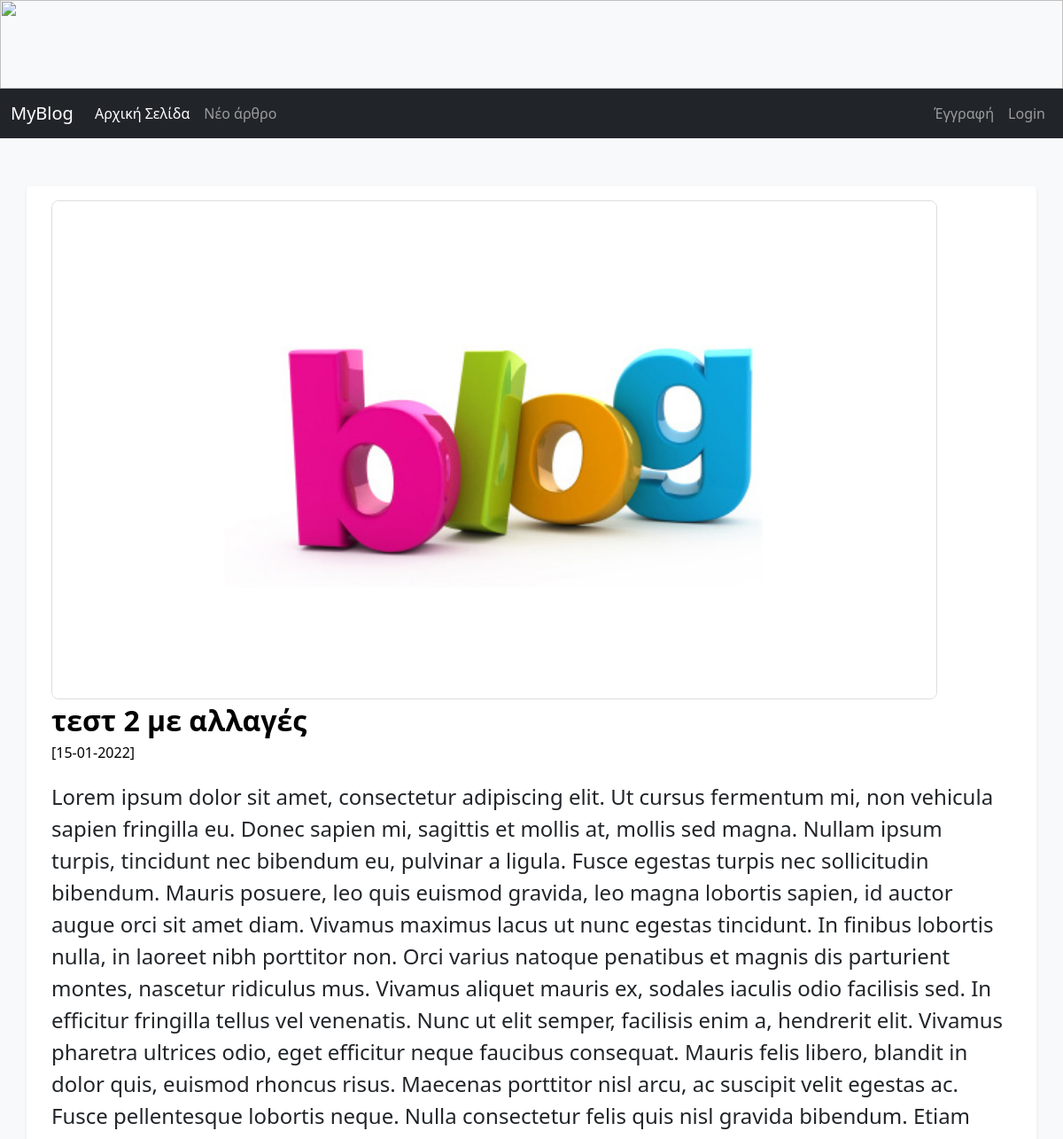
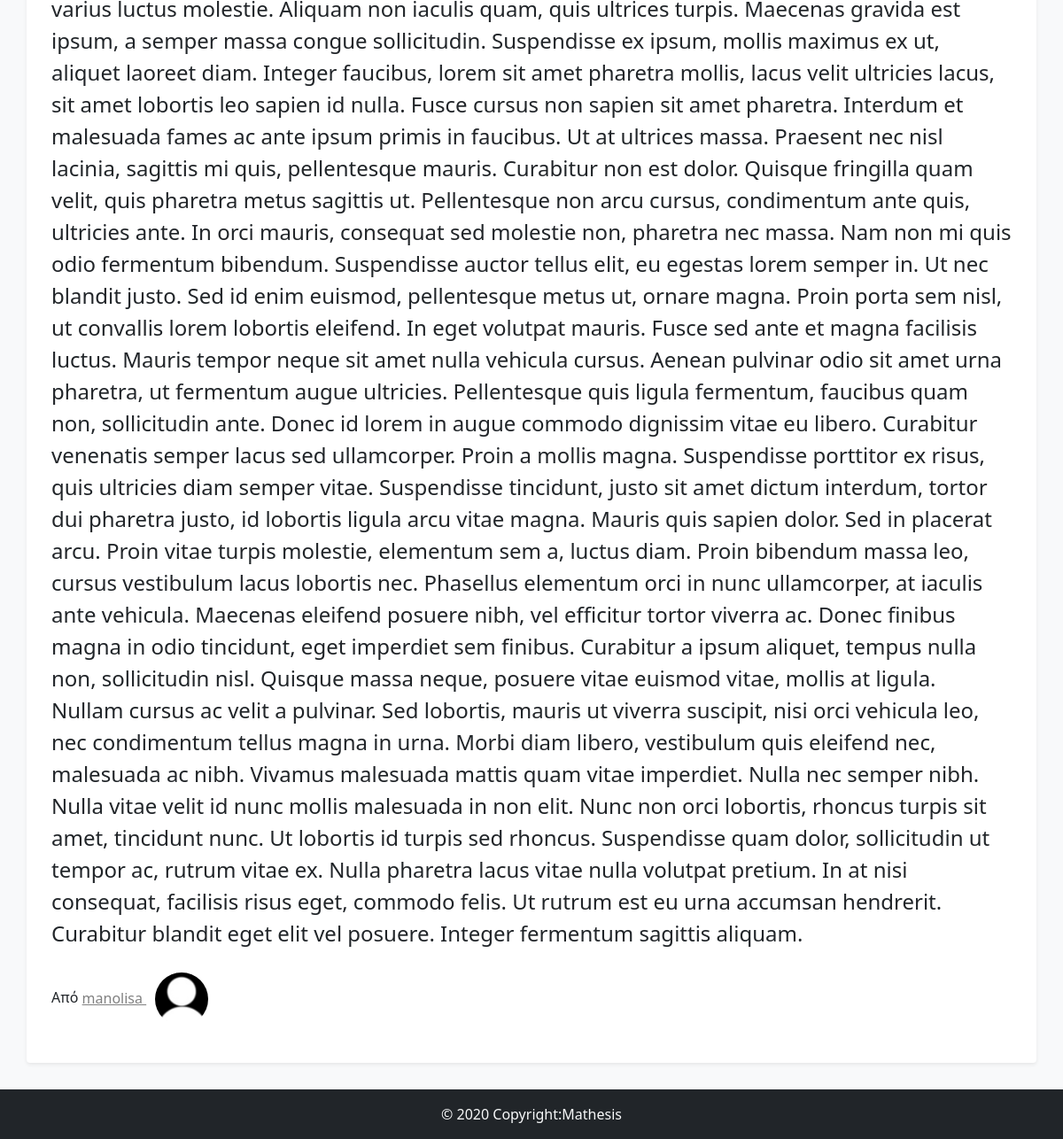
/full_article/2, run on the app's committed database (2 pictures, top to bottom).
### FlaskBlogApp/models.py (models this page shows, shortened)
class Article(db.Model):
    id = db.Column(db.Integer, primary_key=True)
    article_title = db.Column(db.String(50), unique=True, nullable=False)
    article_body = db.Column(db.Text(), nullable=False)
    article_image = db.Column(db.String(30), default='default_article_image.jpg')
    date_created = db.Column(db.DateTime, default=datetime.utcnow) #χωρίς παρενθέσεις στη default τιμη δίνουμε τρόπο υπολογισμού utcnow (σταθερή ώρα)
    user_id= db.Column(db.Integer, db.ForeignKey('user.id'), nullable=False ) #user.id αφορά τον πίνακα user

class User(db.Model,UserMixin):
    id = db.Column(db.Integer, primary_key=True)
    username = db.Column(db.String(15), unique=True, nullable=False)
    email = db.Column(db.String(150), unique=True, nullable=False)
    password = db.Column(db.String(36), nullable=False)
    profile_image = db.Column(db.String(30),default='default_profile_image.jpg')
    articles = db.relationship('Article', backref='author', lazy=True)

### FlaskBlogApp/routes.py (the view)
@app.route("/full_article/<int:article_id>", methods=["GET"])
def full_article(article_id):
    article=Article.query.get_or_404(article_id)
    return render_template("full_article.html", article=article)

### FlaskBlogApp/templates/full_article.html (shortened to what this page needs)
{%extends "base.html"%}
{% block content %}
<main role="main" class="container">
{% if article %}
<div class="row my-3 p-3 bg-body rounded shadow-sm">
    <div class="col col-md-12">
       {% if article.article_image and article.article_image !=
          'default_article_image.jpg' %}
          <img src="{{ url_for('static', filename='images/articles_images/'+article.article_image) }}" alt="" class="img-responsive a_image" width="1000px" height="auto">
       {%else%}
       <img src="{{ url_for('static', filename='images/articles_images/default_article_image.jpg') }}" alt="" class="img-responsive a_image" width="1000px" height="auto">
       {% endif %}
    </div>
       <div class="col col-md-12">
          <div class="main-article-title">
             {{ article.article_title | safe }}
          </div>
          <small class="article_date">[{{ article.date_created.strftime('%d-%m-%Y') }}]</small>
          <p class="main-article-partial-text">
             {{ article.article_body | safe }}
          </p>
          <p class="">Από
             <span>
             <a class="author-name" href="{{url_for('articles_by_author',author_id=article.author.id)}}"> {{ article.author.username }}
                <img class="rounded-circle profile-image" alt="{{ article.author.username }}" src="{{ url_for('static', filename='images/profiles_images/'+article.author.profile_image) }}" data-holder-rendered="true" data-bs-toggle="tooltip" data-bs-placement="top" title="{{ article.author.username }}">
             </a>
             </span>
          </p>
       </div>
    </div>
    {% endif %}
</main>
{%endblock content%}

### FlaskBlogApp/static/css/styles.css (style rules this page uses)
body { background-color: #f8f9fa; }
.container { margin-top: 20px; }
.main-article-title { font-size: 2em; font-weight: bold; text-decoration: none; color: black; }
.article_date,.article_date:hover { font-size: 1em; color: black; }
.main-article-partial-text,.main-article-full-text { font-size: 1.5em; margin-top: 20px; }
.author-name:link { color: gray; }
.main-article-category:hover,.main-article-title:hover,.author-name { text-decoration: underline; color: black; }
.row { margin-top: 20px; }
.profile-image { width: 60px; height: 60px; margin: 10px; }
.a_image { border: 1px solid #ddd; border-radius: 8px; }

### FlaskBlogApp/templates/base.html (style rules this page uses)
body { padding-top: 170px; }
body { padding-bottom: 70px; }

### data on the page
Article: article_title "τεστ 2 με αλλαγές", date_created "15-01-2022", article_body "Lorem ipsum dolor sit amet, consectetur adipiscing elit. Ut cursus fermentum mi, non vehicula sapien fringilla eu. Donec sapien mi, sagittis et mollis at, mollis sed magna. Nullam ipsum turpis, tincidunt nec bibendum eu, pulvinar a ligula. Fusce egestas turpis nec sollicitudin bibendum. Mauris posuere, leo quis euismod gravida, leo magna lobortis sapien, id auctor augue orci sit amet diam. Vivamus maximus lacus ut nunc egestas tincidunt. In finibus lobortis nulla, in laoreet nibh porttitor non. Orci varius natoque penatibus et magnis dis parturient montes, nascetur ridiculus mus. Vivamus aliquet mauris ex, sodales iaculis odio facilisis sed. In efficitur fringilla tellus vel venenatis. Nunc…"
User: author.username "manolisa", profile_image (placeholder picture)
